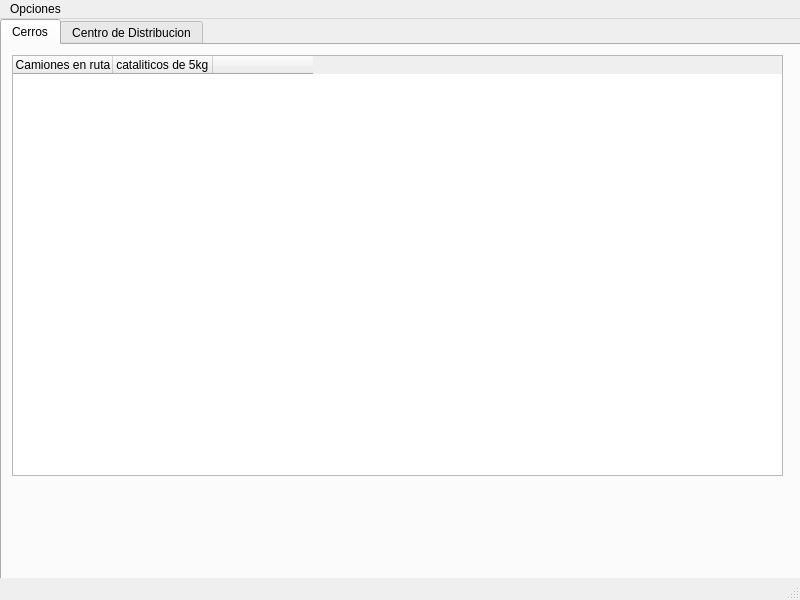
<?xml version="1.0" encoding="UTF-8"?>
<ui version="4.0">
 <class>AdminWindow</class>
 <widget class="QMainWindow" name="AdminWindow">
  <property name="geometry">
   <rect>
    <x>0</x>
    <y>0</y>
    <width>800</width>
    <height>600</height>
   </rect>
  </property>
  <property name="windowTitle">
   <string>MainWindow</string>
  </property>
  <widget class="QWidget" name="centralwidget">
   <widget class="QWidget" name="gridLayoutWidget">
    <property name="geometry">
     <rect>
      <x>0</x>
      <y>0</y>
      <width>801</width>
      <height>561</height>
     </rect>
    </property>
    <layout class="QGridLayout" name="gridLayout">
     <item row="0" column="0">
      <widget class="QTabWidget" name="tabWidget">
       <property name="currentIndex">
        <number>0</number>
       </property>
       <widget class="QWidget" name="Cerros">
        <attribute name="title">
         <string>Cerros</string>
        </attribute>
        <widget class="QTableWidget" name="tableWidget">
         <property name="geometry">
          <rect>
           <x>10</x>
           <y>10</y>
           <width>771</width>
           <height>421</height>
          </rect>
         </property>
         <column>
          <property name="text">
           <string>Camiones en ruta</string>
          </property>
         </column>
         <column>
          <property name="text">
           <string>Cilindros cataliticos de 5kg vendidos</string>
          </property>
         </column>
         <column>
          <property name="text">
           <string/>
          </property>
         </column>
        </widget>
       </widget>
       <widget class="QWidget" name="Bodega">
        <attribute name="title">
         <string>Centro de Distribucion</string>
        </attribute>
       </widget>
      </widget>
     </item>
    </layout>
   </widget>
  </widget>
  <widget class="QMenuBar" name="menubar">
   <property name="geometry">
    <rect>
     <x>0</x>
     <y>0</y>
     <width>800</width>
     <height>42</height>
    </rect>
   </property>
   <widget class="QMenu" name="menuOpciones">
    <property name="title">
     <string>Opciones</string>
    </property>
    <addaction name="actionCerrar_Sesion"/>
   </widget>
   <addaction name="menuOpciones"/>
  </widget>
  <widget class="QStatusBar" name="statusbar"/>
  <action name="actionCerrar_Sesion">
   <property name="text">
    <string>Cerrar Sesion</string>
   </property>
  </action>
 </widget>
 <resources/>
 <connections/>
</ui>
